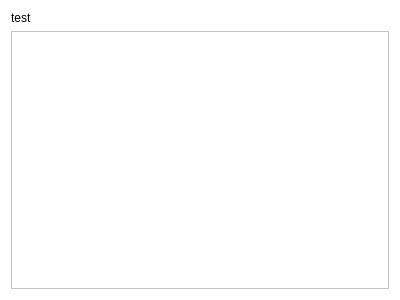
<?xml version="1.0" encoding="UTF-8"?>
<ui version="4.0">
 <class>Dialog</class>
 <widget class="QDialog" name="Dialog">
  <property name="geometry">
   <rect>
    <x>0</x>
    <y>0</y>
    <width>400</width>
    <height>300</height>
   </rect>
  </property>
  <property name="windowTitle">
   <string>Dialog</string>
  </property>
  <property name="styleSheet">
   <string notr="true">background-color: rgb(255, 255, 255);
font: 12pt &quot;Tahoma&quot;;</string>
  </property>
  <layout class="QVBoxLayout" name="verticalLayout">
   <item>
    <widget class="QLabel" name="label">
     <property name="text">
      <string>test</string>
     </property>
    </widget>
   </item>
   <item>
    <widget class="QListWidget" name="listWidget"/>
   </item>
  </layout>
 </widget>
 <resources/>
 <connections/>
</ui>
